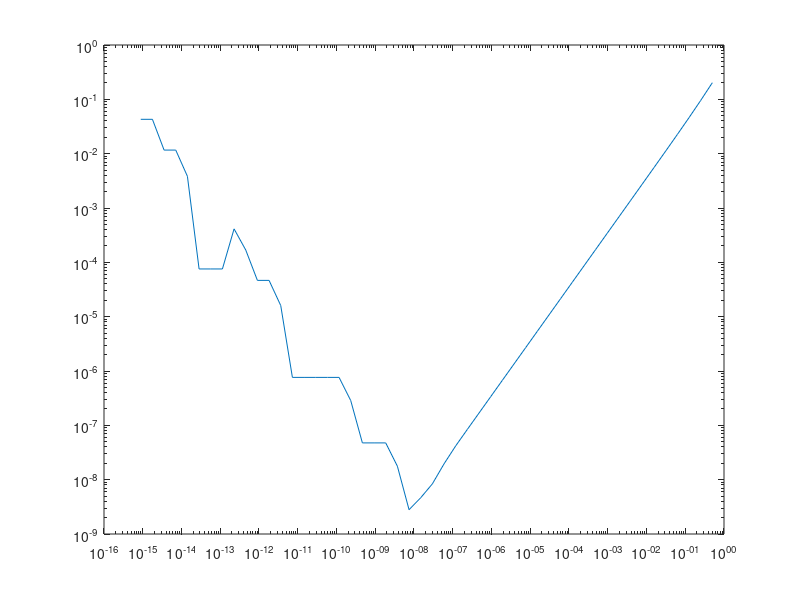
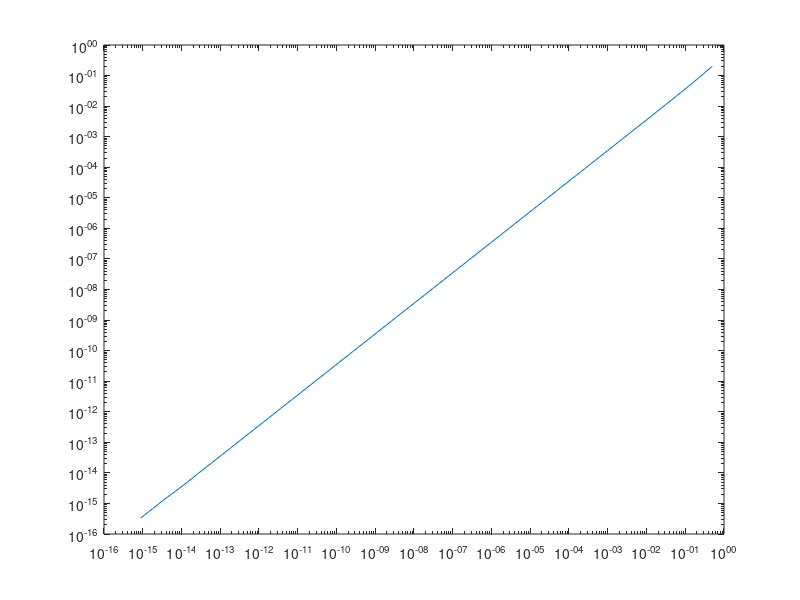

The MATLAB script that drew these images, in order:
clc
clear

x = pi/4;
k = 1:50;
h = 2 .^ (-k);
r = (sin(x+h) - sin(x)) ./ h;

err = abs(r - cos(x));

%plot(log10(h), log10(err));

figure(1)
title("Con cancellazione")
loglog(h, err)
%semilogx
%semilogy

r2 = (2*sin(0.5*h) .* cos(0.5*h + x)) ./ h;

err2 = abs (r2 - cos(x));

figure(2)
loglog(h, err2)
